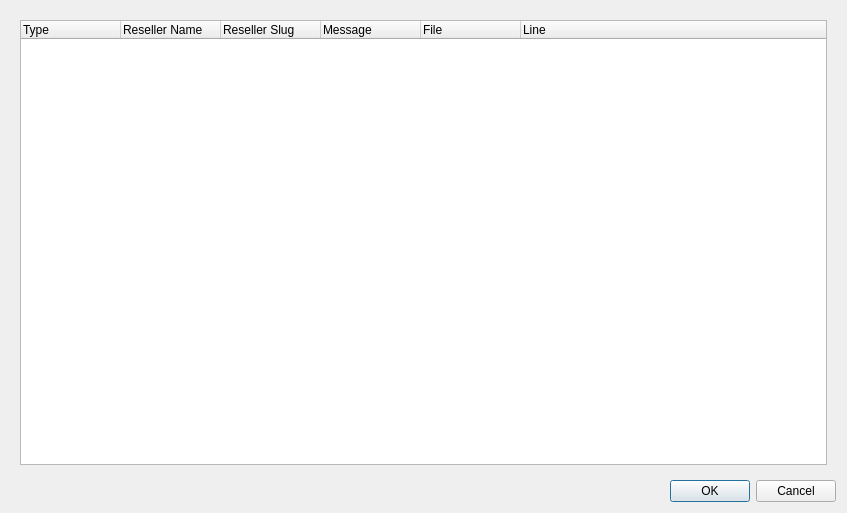
<?xml version="1.0" encoding="UTF-8"?>
<ui version="4.0">
 <class>Dialog</class>
 <widget class="QDialog" name="Dialog">
  <property name="geometry">
   <rect>
    <x>0</x>
    <y>0</y>
    <width>847</width>
    <height>513</height>
   </rect>
  </property>
  <property name="windowTitle">
   <string>Webiny Notifier - Notifications</string>
  </property>
  <property name="windowIcon">
   <iconset>
    <normaloff>../favicon.ico</normaloff>../favicon.ico</iconset>
  </property>
  <layout class="QVBoxLayout" name="verticalLayout">
   <item>
    <layout class="QHBoxLayout" name="horizontalLayout">
     <property name="sizeConstraint">
      <enum>QLayout::SetDefaultConstraint</enum>
     </property>
     <property name="margin">
      <number>9</number>
     </property>
     <item>
      <widget class="QTreeWidget" name="notifications">
       <property name="horizontalScrollBarPolicy">
        <enum>Qt::ScrollBarAlwaysOff</enum>
       </property>
       <property name="autoScroll">
        <bool>true</bool>
       </property>
       <property name="horizontalScrollMode">
        <enum>QAbstractItemView::ScrollPerPixel</enum>
       </property>
       <column>
        <property name="text">
         <string>Type</string>
        </property>
       </column>
       <column>
        <property name="text">
         <string>Reseller Name</string>
        </property>
       </column>
       <column>
        <property name="text">
         <string>Reseller Slug</string>
        </property>
       </column>
       <column>
        <property name="text">
         <string>Message</string>
        </property>
       </column>
       <column>
        <property name="text">
         <string>File</string>
        </property>
       </column>
       <column>
        <property name="text">
         <string>Line</string>
        </property>
       </column>
      </widget>
     </item>
    </layout>
   </item>
   <item>
    <widget class="QDialogButtonBox" name="buttonBox">
     <property name="orientation">
      <enum>Qt::Horizontal</enum>
     </property>
     <property name="standardButtons">
      <set>QDialogButtonBox::Cancel|QDialogButtonBox::Ok</set>
     </property>
    </widget>
   </item>
  </layout>
 </widget>
 <resources/>
 <connections>
  <connection>
   <sender>buttonBox</sender>
   <signal>accepted()</signal>
   <receiver>Dialog</receiver>
   <slot>accept()</slot>
   <hints>
    <hint type="sourcelabel">
     <x>248</x>
     <y>254</y>
    </hint>
    <hint type="destinationlabel">
     <x>157</x>
     <y>274</y>
    </hint>
   </hints>
  </connection>
  <connection>
   <sender>buttonBox</sender>
   <signal>rejected()</signal>
   <receiver>Dialog</receiver>
   <slot>reject()</slot>
   <hints>
    <hint type="sourcelabel">
     <x>316</x>
     <y>260</y>
    </hint>
    <hint type="destinationlabel">
     <x>286</x>
     <y>274</y>
    </hint>
   </hints>
  </connection>
  <connection>
   <sender>Dialog</sender>
   <signal>rejected()</signal>
   <receiver>Dialog</receiver>
   <slot>reject()</slot>
   <hints>
    <hint type="sourcelabel">
     <x>416</x>
     <y>239</y>
    </hint>
    <hint type="destinationlabel">
     <x>416</x>
     <y>239</y>
    </hint>
   </hints>
  </connection>
 </connections>
</ui>
